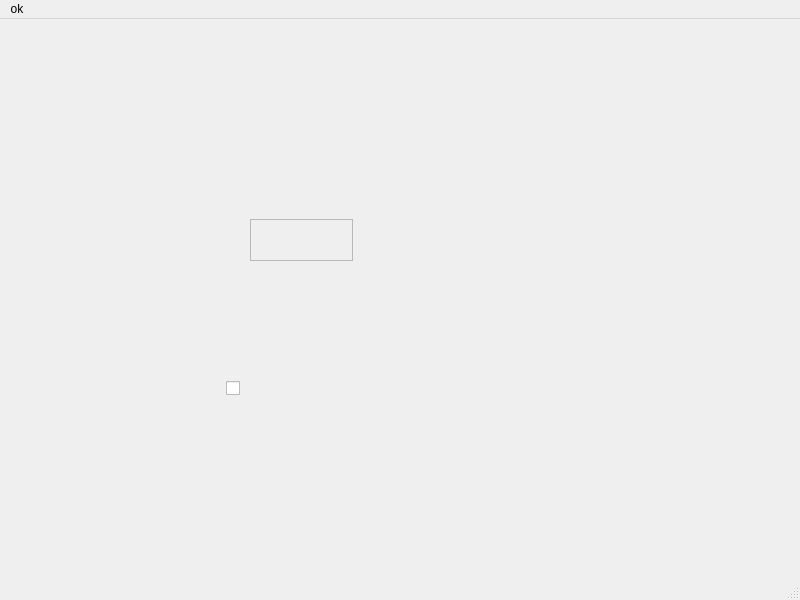
<?xml version="1.0" encoding="UTF-8"?>
<ui version="4.0">
 <class>main</class>
 <widget class="QMainWindow" name="main">
  <property name="geometry">
   <rect>
    <x>0</x>
    <y>0</y>
    <width>800</width>
    <height>600</height>
   </rect>
  </property>
  <property name="windowTitle">
   <string>main</string>
  </property>
  <widget class="QWidget" name="centralwidget">
   <widget class="QWidget" name="widget" native="true">
    <property name="geometry">
     <rect>
      <x>190</x>
      <y>350</y>
      <width>101</width>
      <height>40</height>
     </rect>
    </property>
    <layout class="QHBoxLayout" name="horizontalLayout">
     <item>
      <widget class="QWidget" name="widget_2" native="true"/>
     </item>
     <item>
      <widget class="QCheckBox" name="checkBox">
       <property name="text">
        <string/>
       </property>
      </widget>
     </item>
     <item>
      <widget class="QWidget" name="widget_3" native="true"/>
     </item>
    </layout>
   </widget>
   <widget class="QFrame" name="frame">
    <property name="geometry">
     <rect>
      <x>250</x>
      <y>200</y>
      <width>103</width>
      <height>42</height>
     </rect>
    </property>
    <property name="frameShape">
     <enum>QFrame::StyledPanel</enum>
    </property>
    <property name="frameShadow">
     <enum>QFrame::Raised</enum>
    </property>
    <layout class="QGridLayout" name="gridLayout"/>
   </widget>
  </widget>
  <widget class="QMenuBar" name="menubar">
   <property name="geometry">
    <rect>
     <x>0</x>
     <y>0</y>
     <width>800</width>
     <height>21</height>
    </rect>
   </property>
   <widget class="QMenu" name="menuok">
    <property name="title">
     <string>ok</string>
    </property>
   </widget>
   <addaction name="menuok"/>
  </widget>
  <widget class="QStatusBar" name="statusbar"/>
 </widget>
 <resources/>
 <connections/>
</ui>
